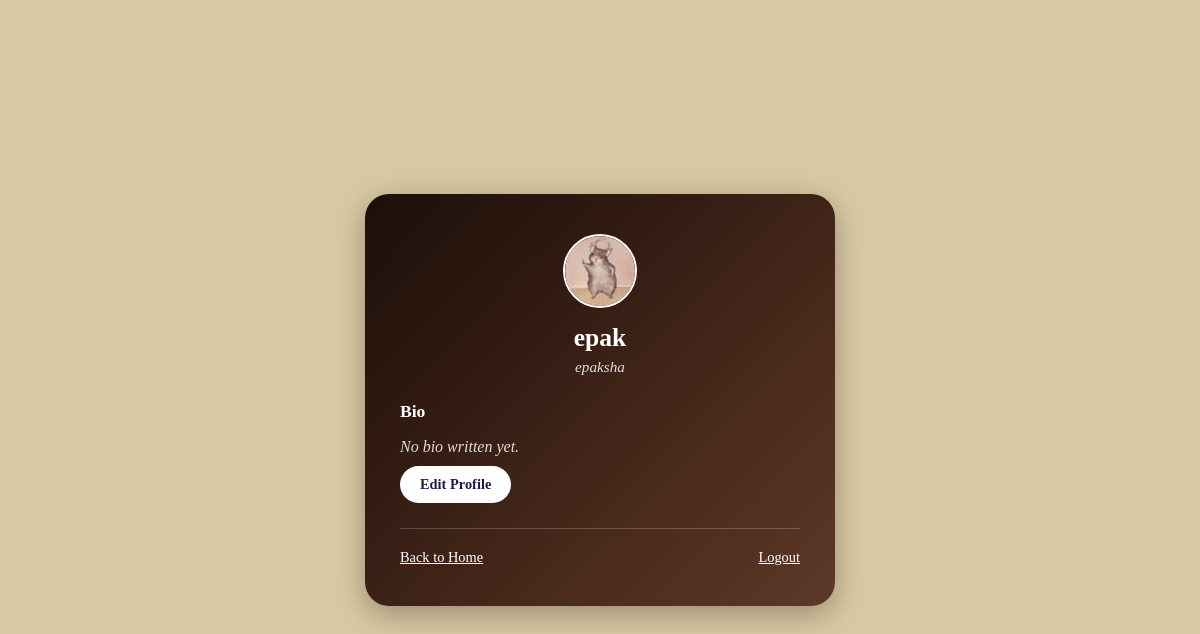
Before: /profile/ (signed in) with the older database file.
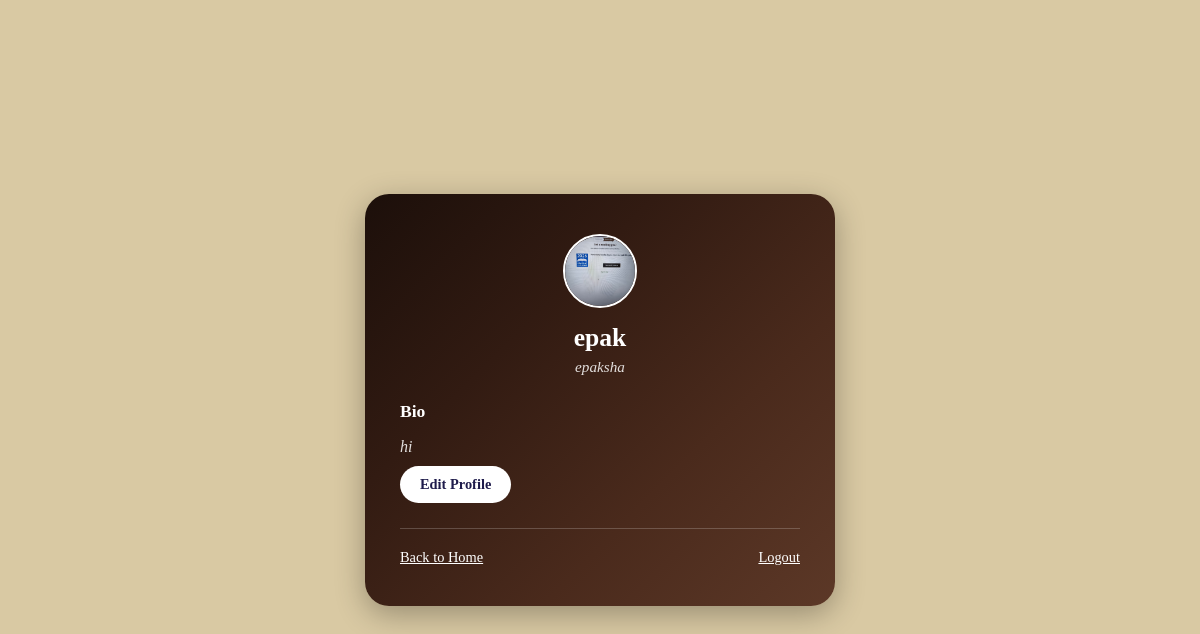
After: the same page with the newer database file.
### catalog/models.py (models this page shows)
class UserProfile(models.Model):
    user = models.OneToOneField(User, on_delete=models.CASCADE)
    full_name = models.CharField(max_length=150, blank=True)
    bio = models.TextField(blank=True)
    profile_picture = models.ImageField(upload_to='profile_pics/', blank=True, null=True)
    is_verified = models.BooleanField(default=False)
    verification_token = models.CharField(max_length=100, blank=True, null=True)

### catalog/views.py (the view, shortened to what this page needs)
# urls.py: path('profile/', views.profile, name='user_profile'),
def profile(request):
    if not request.user.is_authenticated:
        return redirect('login')
    profile_obj, _ = UserProfile.objects.get_or_create(user=request.user)
    return render(request, 'catalog/user_profile.html', {'user': request.user, 'profile': profile_obj})

### catalog/templates/catalog/user_profile.html (shortened to what this page needs)
<!DOCTYPE html>
<html lang="en">
<head>
    {% load static %}
    <link rel="stylesheet" href="{% static 'catalog/profile.css' %}">
</head>
<body class="profile-background">
    <div class="profile-card">
        <div class="profile-header">
            {% if profile.profile_picture %}
                <img src="{{ profile.profile_picture.url }}" alt="Profile Picture" class="avatar-img">
            {% else %}
                <div class="avatar-circle">{{ user.username.0|upper }}</div>
            {% endif %}
            <h2>{{ user.username }}</h2>
            {% if request.GET.edit == 'true' %}
                <form action="{% url 'user_profile' %}" method="POST" enctype="multipart/form-data" class="fullname-form">
                    {% csrf_token %}
                    <label>Full Name:</label>
                    <input type="text" name="full_name" placeholder="Enter your full name" value="{{ profile.full_name|default:'' }}">
            {% else %}
                <p class="profile-fullname">{{ profile.full_name|default:"No name added yet." }}</p>
            {% endif %}
        </div>
        <div class="bio-section">
            <h3>Bio</h3>
            {% if request.GET.edit == 'true' %}
                    <label>Bio:</label>
                    <textarea name="bio" rows="4" placeholder="Write something about yourself here...">{{ profile.bio|default:'' }}</textarea>
                    <label>Profile Picture:</label>
                    <input type="file" name="profile_picture">
                    <button type="submit" class="submit-btn">Save Changes</button>
                </form>
            {% else %}
                <p class="bio-text">
                    {{ profile.bio|default:"No bio written yet." }}
                </p>
                <a href="{% url 'user_profile' %}?edit=true" class="edit-btn">Edit Profile</a>
            {% endif %}
        </div>
        <div class="nav-links">
            <a href="{% url 'index' %}">Back to Home</a>
            <a href="{% url 'logout' %}">Logout</a>
        </div>
    </div>
</body>
</html>

### catalog/static/catalog/profile.css (style rules this page uses)
body.profile-background { margin: 0; height: 100vh; width: 100vw; display: flex; justify-content: center; align-items: center; font-family: 'Georgia', serif; background-color: #d9c9a3; }
.profile-card { background: linear-gradient(135deg, #1C0F0A, #321B12, #4A2A1C, #5C3827); border-radius: 24px; padding: 40px 35px; max-width: 400px; width: 90%; box-shadow: 0 8px 30px rgba(0,0,0,0.3); text-align: center; }
.profile-header { margin-bottom: 25px; }
.avatar-img { width: 70px; height: 70px; border-radius: 50%; object-fit: cover; margin: 0 auto 15px; display: block; border: 2px solid white; }
.profile-header h2 { margin: 0; color: white; font-size: 1.6rem; }
.profile-fullname { color: rgba(255, 255, 255, 0.85); font-size: 0.95rem; font-style: italic; margin-top: 5px; }
.bio-section { text-align: left; margin-bottom: 25px; }
.bio-section h3 { color: white; font-size: 1.1rem; margin-bottom: 10px; }
.bio-text { color: rgba(255, 255, 255, 0.85); font-style: italic; margin-bottom: 10px; }
.submit-btn, .edit-btn { display: inline-block; padding: 10px 20px; background: white; color: #1e1b4b; text-decoration: none; border: none; border-radius: 25px; font-size: 0.9rem; font-weight: bold; cursor: pointer; font-family: 'Georgia', serif; }
.nav-links { display: flex; justify-content: space-between; border-top: 1px solid rgba(255, 255, 255, 0.2); padding-top: 20px; }
.nav-links a { color: white; text-decoration: underline; font-size: 0.9rem; }

Changed rows visible on the page:
changed UserProfile "epaksha": profile_picture: a different picture; bio "No bio written yet." → "hi"
